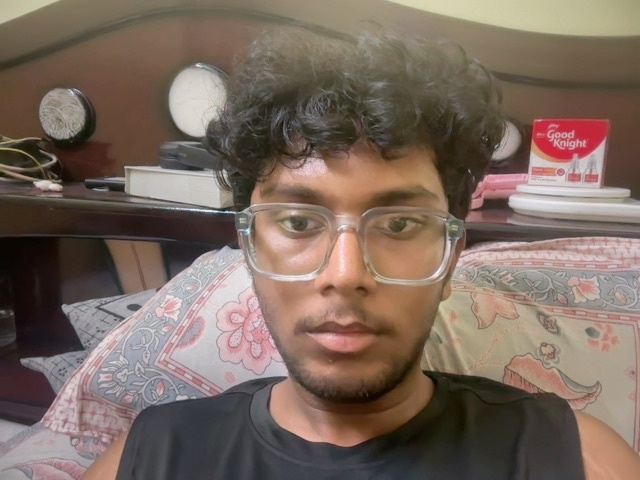
#> input picture dataset/Yashas R/0.jpg, 640 x 480 px, found by its file name; its folder holds only this picture in this run
$ python train_model.py
#> lines starting #> are read from the running program, lines starting #| are printed output that depends on the picture
import cv2
import os
import numpy as np

data_path = "dataset"
faces = []
labels = []
label_map = {}
current_id = 0

for person in os.listdir(data_path):
    person_path = os.path.join(data_path, person)

    if not os.path.isdir(person_path):
        continue

    label_map[current_id] = person

    for img_name in os.listdir(person_path):
        img_path = os.path.join(person_path, img_name)
        img = cv2.imread(img_path, cv2.IMREAD_GRAYSCALE)
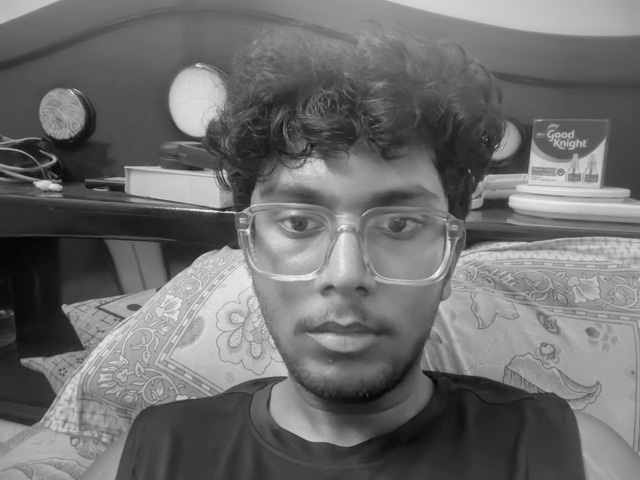
#> img: shape (480, 640); min 5, max 255, mean 109.4

        if img is None:
            continue

        faces.append(img)
        labels.append(current_id)

    current_id += 1

recognizer = cv2.face.LBPHFaceRecognizer_create()
recognizer.train(faces, np.array(labels))
recognizer.save("trainer.yml")

np.save("labels.npy", label_map)

print("✅ Training Completed")
